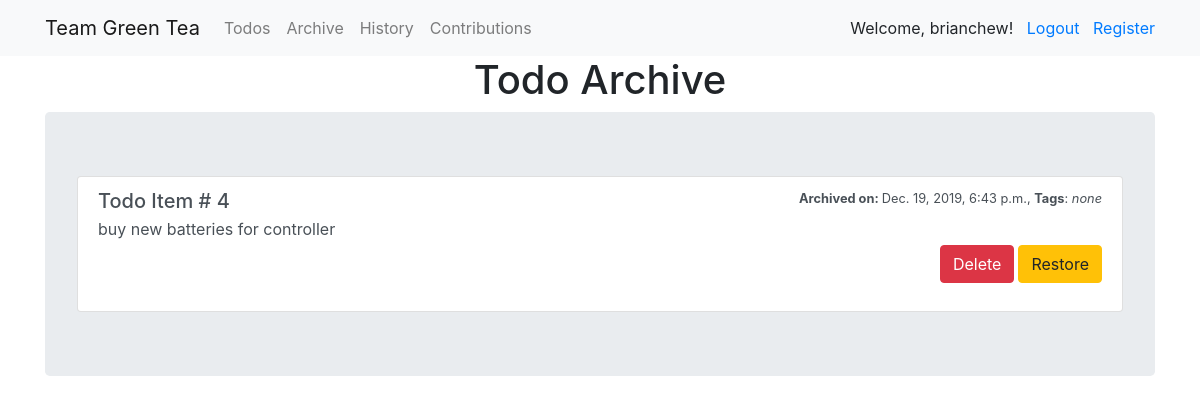
Page /todoArchived/ (signed in) on the committed database.
### todolist/models.py (models this page shows)
class TodoItemArchived(models.Model):
    content = models.TextField()
    created_at = models.DateTimeField(default=timezone.now)
    updated_at = models.DateTimeField(auto_now=True)

### todolist/views.py (the view)
# urls.py: path("todoArchived/", todoArchived),
def todoArchived(request):
    all_archived_todos_items = TodoItemArchived.objects.all()
    return render(request, 'todo_archived.html', {'all_items': all_archived_todos_items})

### todolist/templates/todo_archived.html
{% extends "base.html" %}
{% block page_content %}
<h1 class="text-center">Todo Archive</h1>
{% if user.is_authenticated %}
    <div class="jumbotron">
        <div class="list-group">
            {% for todo_item in all_items %}
            <a href="#" class="list-group-item list-group-item-action flex-column align-items-start">
                <div class="d-flex w-100 justify-content-between">
                    <h5 class="mb-1">Todo Item # {{todo_item.id}}</h5>
                    <small><b>Archived on: </b>{{todo_item.created_at}},
                        <b>Tags</b>:
                        {% for tags in todo_item.tags.all %}
                            [{{ tags.name }}],
                        {% empty %}
                            <i>none</i>
                        {% endfor %}
                    </small>
                </div>
                <p class="mb-1">{{ todo_item.content }}</p>
                <div class="d-flex w-100 justify-content-end">
                    <form action="/deleteArchive/{{todo_item.id}}/" style="display:inline;" method="post">{% csrf_token %}
                        <input class="btn btn-danger mr-1" type="submit" value="Delete"/>
                    </form>
                    <form action="/restoreArchive/{{todo_item.id}}/" style="display:inline;" method="post">{% csrf_token %}
                        <input class="btn btn-warning" type="submit" value="Restore"/>
                    </form>
                </div>
            </a>
            {% empty %}
            <b class="text-center lead">There is nothing archived. Return to <a href="/todo/">todos.</a> </b>
            {% endfor %}
        </div>
    </div>
    {% else %}
    <div class="alert alert-warning" role="alert">
        You're not logged in!
      </div>
    {% endif %}
{% endblock %}

### todolist/templates/base.html (shortened to what this page needs)
<link rel="stylesheet" href="https://stackpath.bootstrapcdn.com/bootstrap/4.1.3/css/bootstrap.min.css">
<nav class="navbar navbar-expand-lg navbar-light bg-light">
    <div class="container">
        <a class="navbar-brand" href="/todo">Team Green Tea</a>
        <div class="collapse navbar-collapse" id="navbarSupportedContent">
          <ul class="navbar-nav mr-auto">
            <li class="nav-item">
              <a class="nav-link" href="/todo">Todos</a>
            </li>
            <li class="nav-item">
              <a class="nav-link" href="/todoArchived">Archive</a>
            </li>
            <li class="nav-item">
              <a class="nav-link" href="/todo_history">History</a>
            </li>
            <li class="nav-item">
              <a class="nav-link" href="{% url 'todolist_contributions' %}">Contributions</a>
            </li>
          </ul>
          {% if user.is_authenticated %}
            Welcome, {{ user.username}}!&nbsp;&nbsp;&nbsp;
            <a href="{% url 'logout' %}">Logout</a>
          {% else %}
            <a href="{% url 'login' %}">Login</a>
          {% endif %}
          &nbsp;&nbsp;&nbsp;<a href="/register">Register</a>
        </div>
    </div>
</nav>
<div class="container">
    {% block page_content %}{% endblock %}
</div>

### rows in the picture
TodoItemArchived: id "4", created_at "Dec. 19, 2019, 6:43 p.m.", content "buy new batteries for controller"

### other values in the picture
{{ user.username }} "brianchew"
